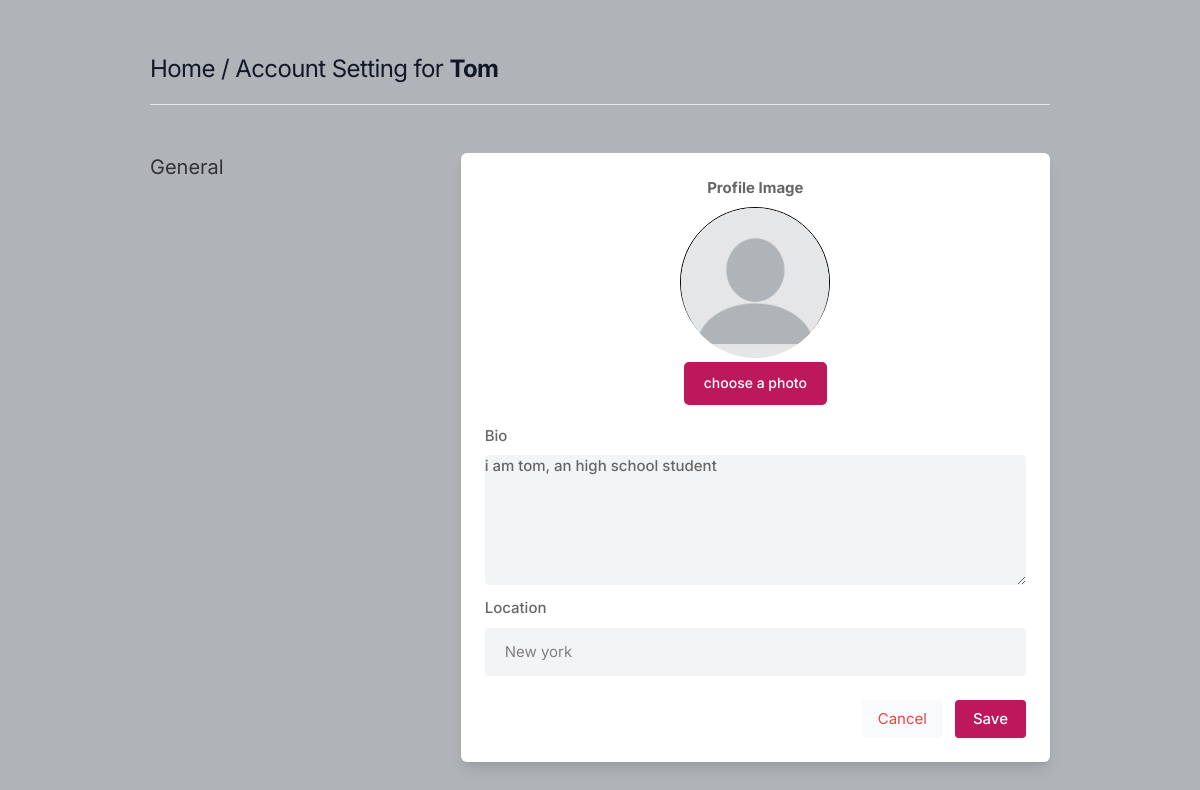
/setting/ (signed in), run on an earlier commit of the app's database.
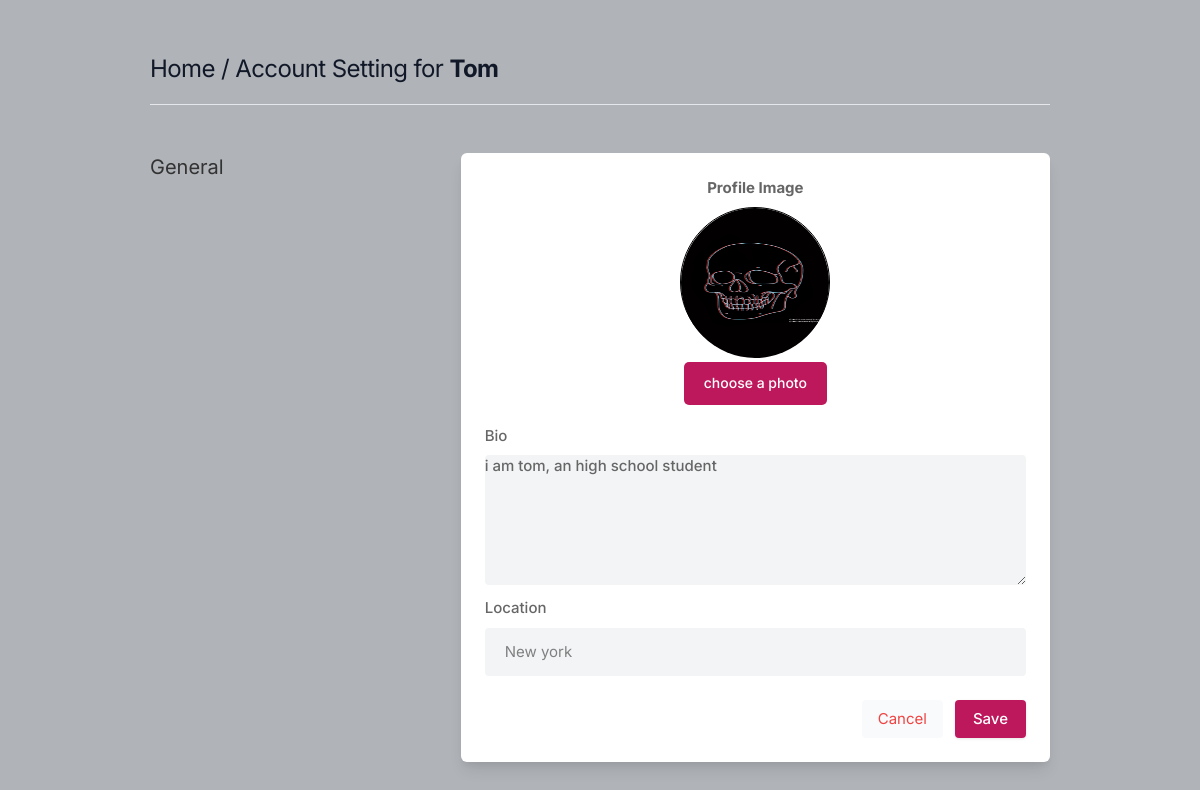
And on a later commit of the database.
### core/models.py (models this page shows, shortened)
class Profile(models.Model):
    user = models.ForeignKey(user,on_delete=models.CASCADE)
    id_user = models.IntegerField()
    bio = models.TextField(blank=True)
    profileimage = models.ImageField(upload_to="profile_images",default="blank-profile-picture.png")
    location = models.CharField(max_length=100, blank=True)

### core/views.py (the view, shortened to what this page needs)
# urls.py: path('setting/', views.setting, name='setting'),
@login_required(login_url="signin")
def setting(request):
    user_profile = Profile.objects.get(user=request.user)
    myprofile = User.objects.all().values()
    context = {
        "user": myprofile,
        "user_profile": user_profile,
    }
    return render(request,"setting.html",context)

### core/templates/setting.html (shortened to what this page needs)
{% load static %}
<!DOCTYPE html>
<html lang="en">
<head>
    <link rel="stylesheet" href="{% static 'assets/css/icons.css' %}">
    <link rel="stylesheet" href="{% static 'assets/css/uikit.css' %}">
    <link rel="stylesheet" href="{% static 'assets/css/style.css' %}">
    <link rel="stylesheet" href="{% static 'assets/css/tailwind.css' %}">
</head>
<body>
    <div class="container m-auto">
        <h1 class="text-2xl leading-none text-gray-900 tracking-tight mt-3"><a href="/">Home</a> / Account Setting for
            <b>{{request.user}}</b>
        </h1>
        <br>
        <hr>
        <div class="grid lg:grid-cols-3 mt-12 gap-8">
            <div>
                <h3 class="text-xl mb-2"> General</h3>
            </div>
            <div class="bg-white rounded-md lg:shadow-lg shadow col-span-2">
                <form action="" method="POST" enctype="multipart/form-data">
                    <div class="grid grid-cols-2 gap-3 lg:p-6 p-4">
                        <div class="col-span-2">
                            <label for="" class="center"> <b>Profile Image</b></label>
                            <div class="centering">
                                <div class="settings_profile">
                                    <img id="image-preview" src="{{user_profile.profileimage.url}}">
                                </div>
                                <label class="custom-file-upload">
                                    <span style="color: white;">choose a photo</span>
                                </label>
                            </div>
                        </div>
                        <div class="col-span-2">
                            <label for="about">Bio</label>
                            <textarea id="bio" name="bio" rows="3"
                                class="shadow-none bg-gray-100">{{user_profile.bio}}</textarea>
                        </div>
                        <div class="col-span-2">
                            <label for=""> Location</label>
                            <input type="text" name="location" value="{{user_profile.location}}"
                                class="shadow-none bg-gray-100">
                        </div>
                    </div>
                    <div class="bg-gray-10 p-6 pt-0 flex justify-end space-x-3">
                        <button class="p-2 px-4 rounded bg-gray-50 text-red-500"><a href="/">Cancel</a></button>
                        <button type="submit" class="button bg-blue-700"> Save </button>
                    </div>
                </form>
            </div>
            <br>
        </div>
    </div>
</body>
</html>

### core/static/assets/css/style.css (style rules this page uses)
body { background-color: #B0B3B8!important; }
button { vertical-align: middle; }
span.button, button.button { background-color: #be185d; top: 0; color: #fff; position: relative; padding: 8px 18px; line-height: 22px; position: relative; font-weight: 500; font-size: 15px; display: inline-block; -webkit-transition: all 0.2s ease-in-out; transition: all 0.2s ease-in-out; cursor: pointer; overflow: hidden; border: none; border-radius: 4px; -webkit-box-shadow: 0 1px 3px rgba(0, 0, 0, 0.1); box-shadow: 0 1px 3px rgba(0, 0, 0, 0.1); }
input { height: 48px; line-height: 48px; padding: 0 20px; outline: none; font-size: 15px; color: #808080; max-width: 100%; width: 100%; -webkit-box-sizing: border-box; box-sizing: border-box; display: block; font-weight: 400; opacity: 1; border-radius: 4px; border: none; -webkit-box-shadow: 0 1px 4px 0px rgba(0, 0, 0, 0.12); box-shadow: 0 1px 4px 0px rgba(0, 0, 0, 0.12); }
input[type="text"], input[type="password"], input[type="email"], input[type="number"] { height: 48px; line-height: 48px; padding: 0 20px; outline: none; font-size: 15px; color: #808080; max-width: 100%; width: 100%; -webkit-box-sizing: border-box; box-sizing: border-box; display: block; font-weight: 400; opacity: 1; border-radius: 4px; border: none; -webkit-box-shadow: 0 1px 4px 0px rgba(0, 0, 0, 0.12); box-shadow: 0 1px 4px 0px rgba(0, 0, 0, 0.12); }
textarea { height: 48px; line-height: 48px; padding: 0 20px; outline: none; font-size: 15px; color: #808080; margin: 0 0 16px 0; max-width: 100%; width: 100%; -webkit-box-sizing: border-box; box-sizing: border-box; display: block; background-color: #fff; font-weight: 500; opacity: 1; border-radius: 4px; border: none; -webkit-box-shadow: 0 1px 4px 0px rgba(0, 0, 0, 0.12); box-shadow: 0 1px 4px 0px rgba(0, 0, 0, 0.12); }
input { -webkit-transition: all 0.1s ease-in-out; transition: all 0.1s ease-in-out; }
::placeholder { color: #808080; opacity: 1; }
textarea { height: auto; line-height: 27px; padding: 20px; min-height: 130px; -webkit-transition: none !important; transition: none !important; min-width: 100%; }
label, legend { display: block; font-weight: bold; font-size: 15px; font-weight: 500; margin-bottom: 8px; }
label span, legend span { font-weight: 500; font-size: 14px; color: #444; }
button { border: none; margin: 0; padding: 0; width: auto; overflow: visible; background: transparent; color: inherit; font: inherit; line-height: normal; cursor: pointer; }
a { color: #be185d; -webkit-transition: 0.3s; transition: 0.3s; outline: none !important; }
button { outline: none !important; }
img { max-width: 100%; }
body { color: #666; font-size: 15px; line-height: 27px; background-color: #f0f2f5; font-family: "Inter", sans-serif; text-transform: none; }
h1, h2, h3, h4, h5, h6 { font-family: "Inter", sans-serif; text-transform: none; }
input[type="text"], input[type="password"], input[type="email"] { font-family: "Inter", sans-serif; text-transform: none; }
textarea, select { font-family: "Inter", sans-serif; text-transform: none; }
button, body .pac-container { font-family: "Inter", sans-serif; text-transform: none; }
h1, h2, h3, h4, h5, h6 { color: #333; font-weight: 500; margin: 0; padding: 0; }
h1 { font-size: 32px; }
h3 { font-size: 22px; }
b, strong { font-weight: 700 !important; }
@media (min-width: 1024px) { .container { max-width: 900px !important; padding-top: 45px; } }
.shadow-none { -webkit-box-shadow: none !important; box-shadow: none !important; }

### core/templates/setting.html (style rules this page uses)
.custom-file-upload { display: inline-block; padding: 10px 20px; margin-top: 5px; cursor: pointer; background-color: #BE185D; color: white; border: none; border-radius: 5px; transition: background-color 0.3s ease-in-out; }
.settings_profile { width: 150px; height: 150px; border-radius: 50%; border: 1px solid black; }
.settings_profile img { width: 150px; height: 150px; border-radius: 50%; display: flex; align-items: center; justify-content: center }
.center { text-align: center; }
.centering { display: flex; justify-content: center; align-items: center; flex-direction: column; }

What changed in the data, as far as the page shows it:
changed Profile "i am tom, an high school student": profileimage: picture added in place of a placeholder
